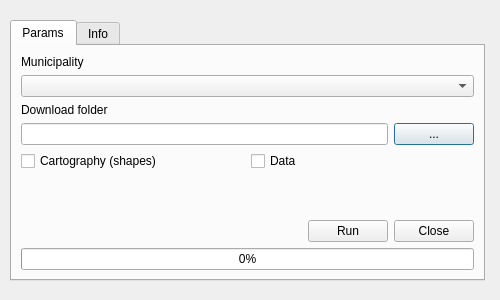
<?xml version="1.0" encoding="UTF-8"?>
<ui version="4.0">
 <class>NavarraCadastreDialogBase</class>
 <widget class="QDialog" name="NavarraCadastreDialogBase">
  <property name="geometry">
   <rect>
    <x>0</x>
    <y>0</y>
    <width>500</width>
    <height>300</height>
   </rect>
  </property>
  <property name="sizePolicy">
   <sizepolicy hsizetype="Expanding" vsizetype="Expanding">
    <horstretch>0</horstretch>
    <verstretch>0</verstretch>
   </sizepolicy>
  </property>
  <property name="minimumSize">
   <size>
    <width>500</width>
    <height>300</height>
   </size>
  </property>
  <property name="maximumSize">
   <size>
    <width>500</width>
    <height>300</height>
   </size>
  </property>
  <property name="windowTitle">
   <string>Navara Cadastre</string>
  </property>
  <widget class="QTabWidget" name="tabWidget">
   <property name="geometry">
    <rect>
     <x>10</x>
     <y>20</y>
     <width>475</width>
     <height>261</height>
    </rect>
   </property>
   <property name="sizePolicy">
    <sizepolicy hsizetype="Ignored" vsizetype="Ignored">
     <horstretch>50</horstretch>
     <verstretch>50</verstretch>
    </sizepolicy>
   </property>
   <property name="minimumSize">
    <size>
     <width>475</width>
     <height>261</height>
    </size>
   </property>
   <property name="maximumSize">
    <size>
     <width>475</width>
     <height>261</height>
    </size>
   </property>
   <property name="currentIndex">
    <number>0</number>
   </property>
   <widget class="QWidget" name="tab_params">
    <attribute name="title">
     <string>Params</string>
    </attribute>
    <layout class="QGridLayout" name="gridLayout">
     <item row="1" column="0">
      <layout class="QGridLayout" name="gridLayout_folder">
       <item row="1" column="2">
        <widget class="QPushButton" name="pushButton_select_path">
         <property name="text">
          <string>...</string>
         </property>
        </widget>
       </item>
       <item row="0" column="1">
        <widget class="QLabel" name="label_download_folder">
         <property name="text">
          <string>Download folder</string>
         </property>
        </widget>
       </item>
       <item row="1" column="1">
        <widget class="QLineEdit" name="lineEdit_path"/>
       </item>
      </layout>
     </item>
     <item row="0" column="0">
      <layout class="QGridLayout" name="gridLayout_select">
       <item row="0" column="0">
        <widget class="QLabel" name="label_municipality">
         <property name="text">
          <string>Municipality</string>
         </property>
        </widget>
       </item>
       <item row="1" column="0">
        <widget class="QComboBox" name="comboBox_municipality"/>
       </item>
      </layout>
     </item>
     <item row="2" column="0">
      <layout class="QHBoxLayout" name="horizontalLayout">
       <item>
        <widget class="QCheckBox" name="checkBox_cartography">
         <property name="sizePolicy">
          <sizepolicy hsizetype="Expanding" vsizetype="Fixed">
           <horstretch>0</horstretch>
           <verstretch>0</verstretch>
          </sizepolicy>
         </property>
         <property name="text">
          <string>Cartography (shapes)</string>
         </property>
        </widget>
       </item>
       <item>
        <widget class="QCheckBox" name="checkBox_data">
         <property name="sizePolicy">
          <sizepolicy hsizetype="Expanding" vsizetype="Fixed">
           <horstretch>0</horstretch>
           <verstretch>0</verstretch>
          </sizepolicy>
         </property>
         <property name="text">
          <string>Data</string>
         </property>
        </widget>
       </item>
      </layout>
     </item>
     <item row="4" column="0">
      <layout class="QGridLayout" name="gridLayout">
       <item row="1" column="0">
        <widget class="QProgressBar" name="progressBar">
         <property name="value">
          <number>0</number>
         </property>
        </widget>
       </item>
       <item row="0" column="0">
        <layout class="QGridLayout" name="gridLayout_buttons">
         <item row="0" column="0">
          <spacer name="horizontalSpacer">
           <property name="orientation">
            <enum>Qt::Horizontal</enum>
           </property>
           <property name="sizeHint" stdset="0">
            <size>
             <width>40</width>
             <height>20</height>
            </size>
           </property>
          </spacer>
         </item>
         <item row="0" column="2">
          <widget class="QDialogButtonBox" name="button_box">
           <property name="sizePolicy">
            <sizepolicy hsizetype="Fixed" vsizetype="Fixed">
             <horstretch>0</horstretch>
             <verstretch>0</verstretch>
            </sizepolicy>
           </property>
           <property name="orientation">
            <enum>Qt::Horizontal</enum>
           </property>
           <property name="standardButtons">
            <set>QDialogButtonBox::Close</set>
           </property>
          </widget>
         </item>
         <item row="0" column="1">
          <widget class="QPushButton" name="pushButton_run">
           <property name="sizePolicy">
            <sizepolicy hsizetype="Fixed" vsizetype="Fixed">
             <horstretch>0</horstretch>
             <verstretch>0</verstretch>
            </sizepolicy>
           </property>
           <property name="text">
            <string>Run</string>
           </property>
          </widget>
         </item>
        </layout>
       </item>
      </layout>
     </item>
     <item row="3" column="0">
      <spacer name="verticalSpacer_2">
       <property name="orientation">
        <enum>Qt::Vertical</enum>
       </property>
       <property name="sizeHint" stdset="0">
        <size>
         <width>17</width>
         <height>32</height>
        </size>
       </property>
      </spacer>
     </item>
    </layout>
   </widget>
   <widget class="QWidget" name="tab_info">
    <attribute name="title">
     <string>Info</string>
    </attribute>
    <widget class="QTextBrowser" name="helpField">
     <property name="geometry">
      <rect>
       <x>0</x>
       <y>0</y>
       <width>738</width>
       <height>345</height>
      </rect>
     </property>
     <property name="font">
      <font>
       <pointsize>11</pointsize>
      </font>
     </property>
     <property name="styleSheet">
      <string notr="true">padding: 10px;</string>
     </property>
     <property name="frameShape">
      <enum>QFrame::NoFrame</enum>
     </property>
     <property name="frameShadow">
      <enum>QFrame::Plain</enum>
     </property>
     <property name="lineWidth">
      <number>0</number>
     </property>
     <property name="html">
      <string>&lt;!DOCTYPE HTML PUBLIC &quot;-//W3C//DTD HTML 4.0//EN&quot; &quot;http://www.w3.org/TR/REC-html40/strict.dtd&quot;&gt;
&lt;html&gt;&lt;head&gt;&lt;meta name=&quot;qrichtext&quot; content=&quot;1&quot; /&gt;&lt;style type=&quot;text/css&quot;&gt;
p, li { white-space: pre-wrap; }
&lt;/style&gt;&lt;/head&gt;&lt;body style=&quot; font-family:'MS Shell Dlg 2'; font-size:11pt; font-weight:400; font-style:normal;&quot;&gt;
&lt;p style=&quot; margin-top:0px; margin-bottom:0px; margin-left:0px; margin-right:0px; -qt-block-indent:0; text-indent:0px;&quot;&gt;Developed by &lt;a href=&quot;www.geoinnova.org&quot;&gt;&lt;span style=&quot; text-decoration: underline; color:#0000ff;&quot;&gt;Asociación Geoinnova&lt;/span&gt;&lt;/a&gt;&lt;/p&gt;&lt;/body&gt;&lt;/html&gt;</string>
     </property>
    </widget>
   </widget>
  </widget>
 </widget>
 <resources/>
 <connections>
  <connection>
   <sender>button_box</sender>
   <signal>accepted()</signal>
   <receiver>NavarraCadastreDialogBase</receiver>
   <slot>accept()</slot>
   <hints>
    <hint type="sourcelabel">
     <x>432</x>
     <y>227</y>
    </hint>
    <hint type="destinationlabel">
     <x>249</x>
     <y>149</y>
    </hint>
   </hints>
  </connection>
  <connection>
   <sender>button_box</sender>
   <signal>rejected()</signal>
   <receiver>NavarraCadastreDialogBase</receiver>
   <slot>reject()</slot>
   <hints>
    <hint type="sourcelabel">
     <x>432</x>
     <y>227</y>
    </hint>
    <hint type="destinationlabel">
     <x>249</x>
     <y>149</y>
    </hint>
   </hints>
  </connection>
 </connections>
</ui>
